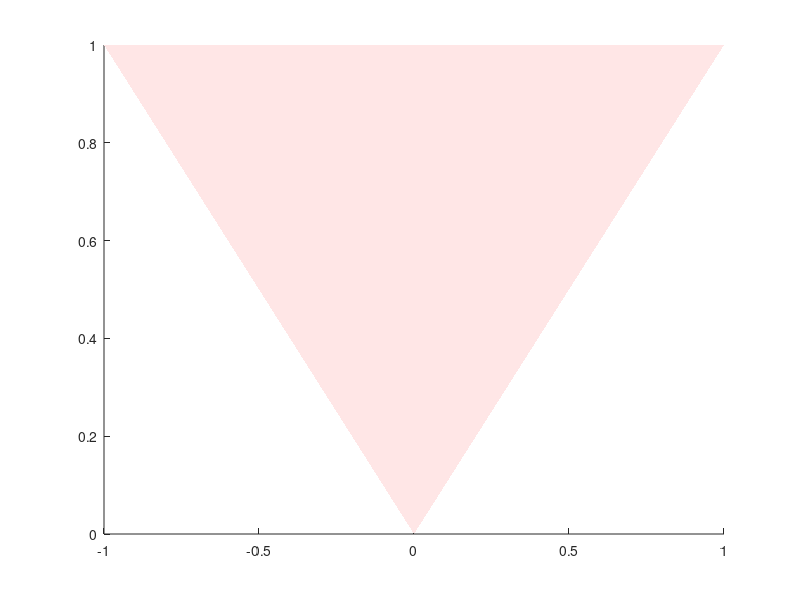

Write MATLAB code to recreate this figure. (Note: this script raises an error after producing the figure.)
close all
clear all

fig = figure;
yy = linspace(0.0,1.0,1024)'; hold on
xxP_FD = + yy.*(1.0-yy);
xxM_FD = - yy.*(1.0-yy);

xxP_MB = + yy;
xxM_MB = - yy;
xxP_MB(end) = 0;
xxM_MB(end) = 0;
fill([xxP_MB xxM_MB], [yy yy], [1.0 0.9 0.9],'LineStyle','none')
alpha(0.8)

xxP_MB = + yy;
xxM_MB = - yy;
fill([xxP_FD flip(xxM_FD)],[yy yy],[0.7 0.8 1.0],'LineStyle','none')
plot( xxP_MB, yy, '-r', 'linewidth', 2 )
plot( xxM_MB, yy, '-r', 'linewidth', 2 )
plot( xxP_FD, yy, '-k', 'linewidth', 2 )
plot( xxM_FD, yy, '-k', 'linewidth', 2 )
hold off
axis([-0.5 0.5 0.0 1.0]);
set(gca,'FontSize',10)
set(gca,'xtick',-0.5:0.1:0.5);
xlabel('{\bf Angular Moment} $\mathcal{H}$','Interpreter','LaTeX','Fontsize',11);
ylabel('{\bf Angular Moment} $\mathcal{J}$','Interpreter','LaTeX','Fontsize',11);
title('{\bf Realizable set} $\mathcal{R}$','Interpreter','LaTeX','Fontsize',13)
box on
set(gca, 'Layer', 'top')
saveas(fig,'RealizableSetFermionic.png');
return
